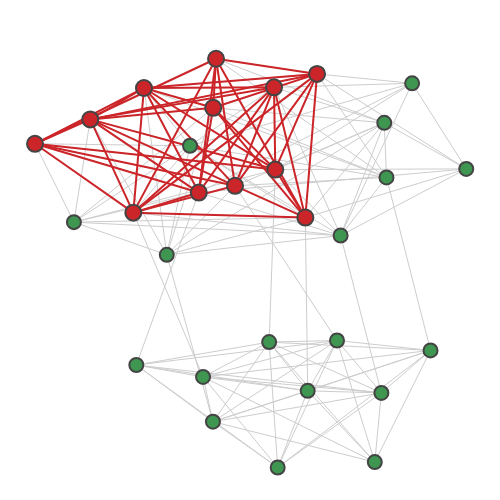

The code cell stored with this chart in its notebook:
### Code cell
plot.graph(pl_graph, dense[12][0][1])

### Figure 1 — Plotly figure (JSON) as saved in the notebook; plotly's stock layout.template omitted (floating-point values rounded to 4 significant figures; data arrays with more than 128 entries replaced by an {"elided": "..."} marker saying what was removed)
{"data": [{"hoverinfo": "none", "line": {"color": "#CDCDCD", "width": 1}, "mode": "lines", "type": "scatter", "x": {"elided": "456 float values"}, "y": {"elided": "456 float values"}}, {"hoverinfo": "none", "line": {"color": "#cc2529", "width": 2}, "mode": "lines", "type": "scatter", "x": {"elided": "138 float values"}, "y": {"elided": "138 float values"}}, {"hoverinfo": "text", "marker": {"color": "#3e9651", "line": {"width": 2}, "size": 14}, "mode": "markers", "text": ["0", "1", "2", "3", "4", "5", "6", "7", "8", "9", "10", "11", "12", "13", "14", "15", "16", "17", "18", "19", "20", "21", "22", "23", "24", "25", "26", "27", "28", "29"], "type": "scatter", "x": [-0.1953, 0.4072, 0.1844, 0.05031, 0.4895, -0.1399, -0.5435, 0.4001, 0.04624, -0.7209, -0.3712, 0.26, -0.2234, -0.5961, -0.07885, -0.2979, -0.149, -0.4053, 0.1468, 0.6632, -0.3957, -0.1815, 0.0306, 0.3697, -0.1497, 0.1543, 0.2484, 0.3909, 0.5486, 0.05803], "y": [0.1704, 0.235, 0.6755, 0.2682, 0.6356, 0.7401, 0.482, 0.4673, 0.6183, 0.3781, 0.6155, -0.01235, 0.3696, 0.04455, 0.1991, -0.09472, 0.5312, 0.08489, 0.06405, 0.2711, -0.5636, -0.6144, -0.4661, -0.9769, -0.8051, -0.6737, -0.4593, -0.6824, -0.5017, -1]}, {"hoverinfo": "text", "marker": {"color": "#cc2529", "line": {"width": 2}, "size": 16}, "mode": "markers", "text": ["0", "2", "3", "5", "6", "8", "9", "10", "14", "16", "17", "18"], "type": "scatter", "x": [-0.1953, 0.1844, 0.05031, -0.1399, -0.5435, 0.04624, -0.7209, -0.3712, -0.07885, -0.149, -0.4053, 0.1468], "y": [0.1704, 0.6755, 0.2682, 0.7401, 0.482, 0.6183, 0.3781, 0.6155, 0.1991, 0.5312, 0.08489, 0.06405]}], "layout": {"height": 500, "hovermode": "closest", "margin": {"b": 0, "l": 0, "r": 0, "t": 25}, "plot_bgcolor": "#ffffff", "showlegend": false, "width": 500, "xaxis": {"showgrid": false, "showticklabels": false, "zeroline": false}, "yaxis": {"showgrid": false, "showticklabels": false, "zeroline": false}}}
